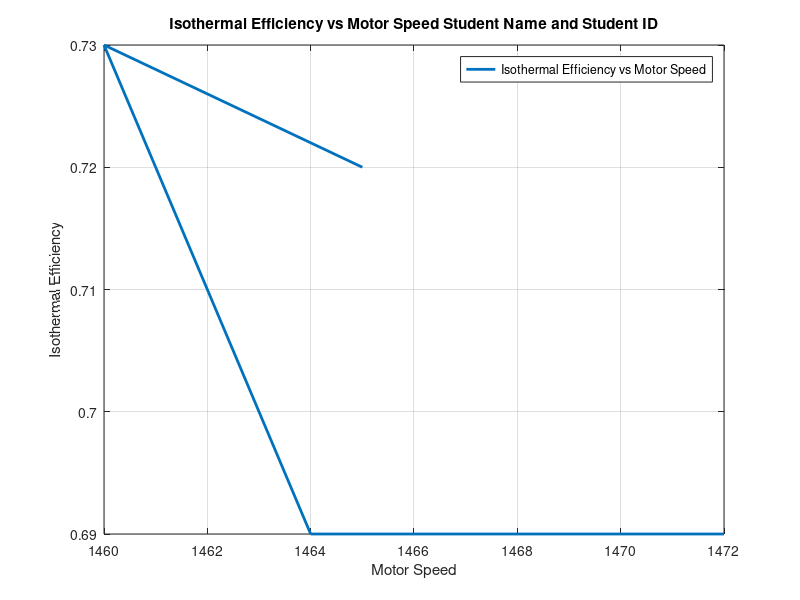

Here is the MATLAB script that generated this plot:
% Thermodynmaics Lab 
% Student Name
% Student ID
%  Lab 03: To Analyse the variation in Isothermal efficiency with compressor pressure ratio

% Graphs
% Draw a Graph between the Isothermal Efficency and Motor Speed
% Given Data
Motor_Speed = [1472, 1464, 1460, 1465, 1465];
Isothermal_Efficiency = [0.69, 0.69, 0.73, 0.72, 0.72];

% Plotting 
plot(Motor_Speed, Isothermal_Efficiency, 'Linewidth', 2);

% Cutomization
xlabel ('Motor Speed');
ylabel ('Isothermal Efficiency');
title ('Isothermal Efficiency vs Motor Speed Student Name and Student ID')
legend ('Isothermal Efficiency vs Motor Speed');
grid on;
